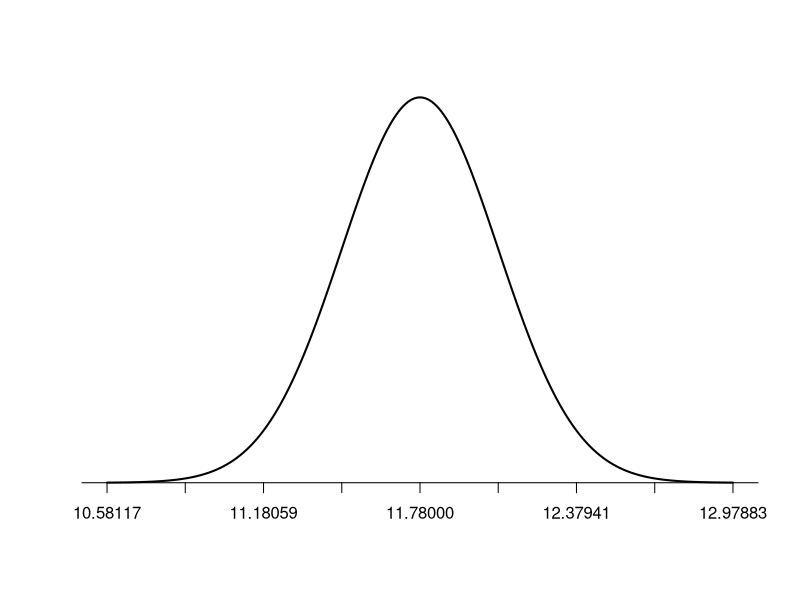
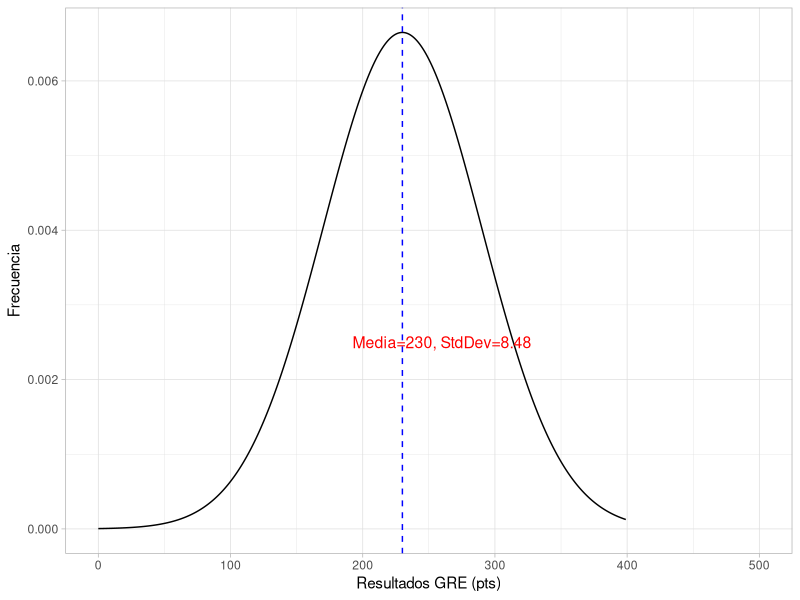
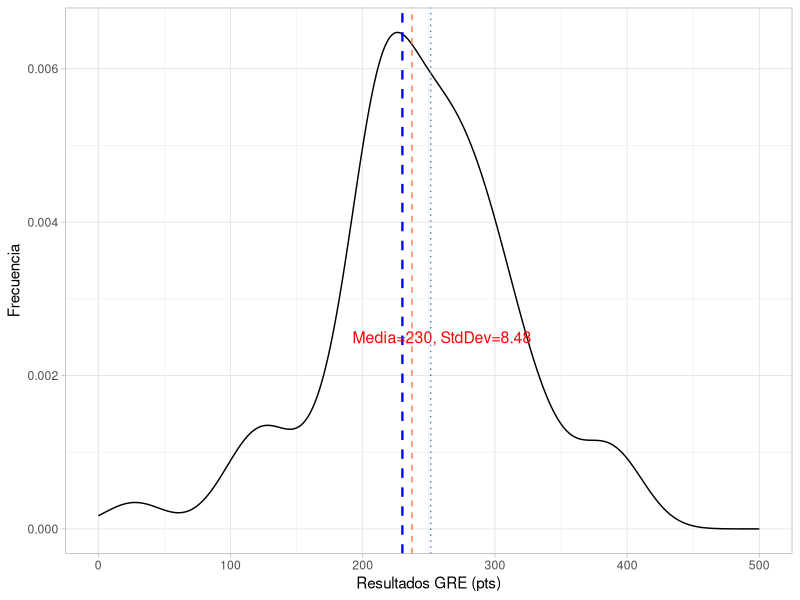
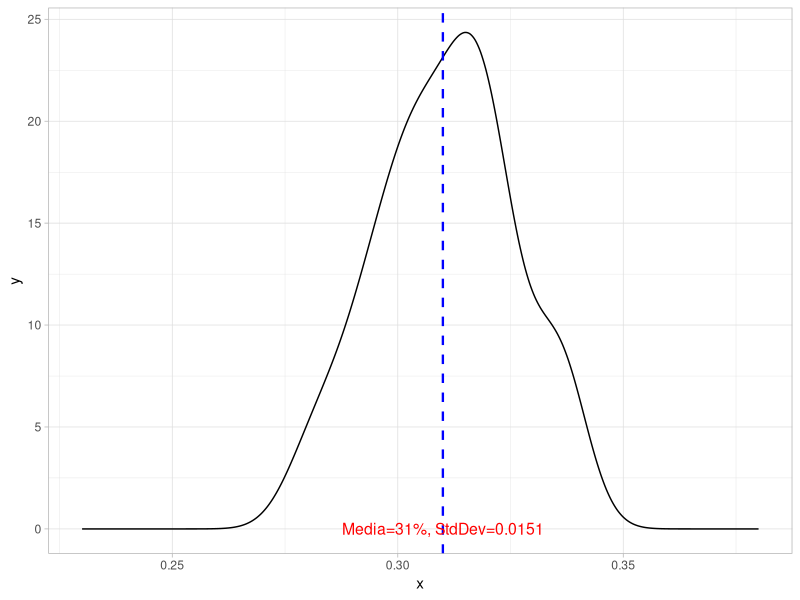

These figures' R source, in order: (Note: this script raises an error after producing the figures.)
## ---- chunk 1

# Paso 1. Definimos los datos del problema. 

xbar <- 0.49
se<-0.041


##  Paso 2. Realizamos los calculos acorde con la definición de intervalo de confianza para un nivel del 95%

# a) 

ci95_uB<-xbar+2*se
ci95_lB<-xbar-2*se

## El intervalo de confianza del 95%   es  [57.2% a 40.8%]
 
## Donde UB stands for Upper bound  y lB , lower bound o  límite superior e inferior respectivamente.

# b)  Quiere decir que si consideramos un proceso de muestreo (con muestras del mismo tamaño) tenemos una confianza de que el parámetro desconocido: media poblacional, se localizará en este rango probabilístico en el 95% de las muestras. 
## ---- chunk 2


#a) 

sigma <-120/sqrt(2000) 
# 
xbar<-560



se95<-2*sigma 
se997<-3*sigma


#b)

ic68<-xbar+sigma
#281.8974
ic95<-xbar+se95 
# 283.7947
ic997<-xbar+se997 
# 285.6921

#c) EL SE para un inervalo del 95% es m = 3.794733

#d) La amplitud del intervalo al 95% de confinaza es 7.6.


## ---- chunk 3

11.78 + 2.576*(0.2997075)

#define population mean and standard deviation
population_mean <- 11.78
population_sd <- 0.2997075

#define upper and lower bound
lower_bound <- population_mean - population_sd
upper_bound <- population_mean + population_sd

#Create a sequence of 1000 x values based on population mean and standard deviation
x <- seq(-4, 4, length = 1000) * population_sd + population_mean

#create a vector of values that shows the height of the probability distribution
#for each value in x
y <- dnorm(x, population_mean, population_sd)

#plot normal distribution with customized x-axis labels
plot(x,y, type = "l", lwd = 2, axes = FALSE, xlab = "", ylab = "")
sd_axis_bounds = 5
axis_bounds <- seq(-sd_axis_bounds * population_sd + population_mean,
                    sd_axis_bounds * population_sd + population_mean,
                    by = population_sd)
axis(side = 1, at = axis_bounds, pos = 0)




## ---- chunk 4

xbar<-11.78
sigma<-3.2
n<-114
z<-2.576

sigmamuestra<-sigma/sqrt(n)

ci99d<-xbar+z*(sigma/sqrt(n))
ci99i<-xbar-z*(sigma/sqrt(n))
## ---- chunk 5

# Paso 1. Definimos los datos y los almacenamos en un data frame.   

estudiantes<-data.frame(califas=c(114, 100, 104, 89, 102, 91, 114, 114, 103, 105,
108, 130, 120, 132, 111, 128,118, 119, 86, 72,
111, 103, 74, 112, 107, 103, 98, 96, 112, 112, 93))

# Paso 2. estimamos la media.

media<-mean(estudiantes$califas)

# Paso 3. Definimos los parámetros dados por el problema.

n <-31

sigma<-15

sigmamuestral<-sigma/sqrt(n)

zcritico<-2.576

# Paso 4 Hacemos el cálculo para una intervalo de confianza del 99%  acorde con la definición. 

intervalo_ub<-media+zcritico*sigmamuestral
intervalo_lb<-media-zcritico*sigmamuestral

## ---- chunk 6

# Solución:

# Paso 1. Definimos los datos del problema.

# a)

n<-1073 
mu<-278
sigma<-80
z_95<-1.960

# Paso 2. Aplicamos la definición de intervalo de conianza para construir el intervalo con un  nivel del 95%.


int95_ub<-mu+z_95*sigma
int95_lb<-mu-z_95*sigma

# Paso 3. Se calculan  los intervalos a los niveles de confianza de 90% y 99%.

# b) 

z_90<-1.645
z_95<-1.960
z_99<-2.576

sigma_muestra<-sigma/sqrt(n)

int99_ub<-mu+z_99*sigma_muestra
int99_lb<-mu-z_99*sigma_muestra

int90_ub<-mu+z_90*sigma_muestra
int90_lb<-mu-z_90*sigma_muestra


## Paso 4. se especifican los errores de estimación.

# c)


SE_90<-z_90*sigma_muestra
SE_95<-z_95*sigma_muestra
SE_99<-z_99*sigma_muestra

## Entre más grande es el nivel de confianza, C, mayor es el error de estimación (SE). Lo que se observa gráficamente  porque el intervalo es más amplio (menos preciso).
## ---- chunk 7
## Solución

z_99<-2.576
sigma<-3.2

n<-((z_99*sigma)/1)^2

## Respuesta: El tamaño de muestra debe ser de 68 profesores.
## ---- chunk 8
1-pnorm(0.3,0,0.316)

## ---- chunk 9

1-pnorm(1.02,0,0.316)

## ---- chunk 10
library(tidyverse)
# Solucion 

# a)  Plot.

sigma<-60
n<-50
s<-sigma/sqrt(n)
mu<-230

118.6*2
125.7*2



id <- seq(0, 399, by = 1)
resultados <- dnorm(id, mean = mu, sd = sigma)

GRE<-data.frame(id,resultados)

ggplot(GRE, aes(id,resultados) )+
geom_line()+
theme_light()+
  labs(x="Resultados GRE (pts)", y="Frecuencia")+
  geom_vline(xintercept = mu, linetype="dashed", color="blue", size=.5)+
   expand_limits(x = 500, y = 0)+
annotate("text", x=260, y=.0025, size=4,color="red",label="Media=230, StdDev=8.48")

## Alternativa  para  muestra de 50 obs. 

ggplot(data.frame(x = rnorm(50, mu, sigma)), aes(x)) +
  geom_density() +
   expand_limits(x = c(0,500), y = 0)+
theme_light()+
  labs(x="Resultados GRE (pts)", y="Frecuencia")+
  geom_vline(xintercept = mu, linetype="dashed", color="blue", size=.8)+
annotate("text", x=260, y=.0025, size=4,color="red",label="Media=230, StdDev=8.48")+
  geom_vline(xintercept = 237.2, linetype="dashed", color="coral", size=.5)+  
  geom_vline(xintercept = 251.4, linetype="dotted", color="steelblue", size=.5)


# b
1-pnorm(251.4,230,8.485281)
# [1] 0.005834248

1-pnorm(237.2,230,8.485281)
# [1] 0.1980719

# La probabilidad de ocurrencia debida al azar de una media de 251.4, es ínfima, por lo que es posible rechazar la hipótesis nula de que la media sea 230.  Por el contrario la prob de ocurrencia de media 237.2 es de practicamente el 20%, este dato no indica evidencia estadísticamente significativa de que la media difiera de 230. En este caso no se rechaza H0 (Hipótesis nula).

## ---- chunk 11

sigma<-.096
n<-40
s<- sigma/sqrt(n)
mu<-.31

xbar<-.276
xbar_2<-.302  

p_value<-pnorm(xbar,mu,s)
p_value_2<-pnorm(xbar_2,mu,s)


# Conclusión hay una probabilidad de 1.2% de que  la media sea 27.6% y Una probabilidad de 29% que  la media sea 30.2.


# La evidencia en favor de Ha, es estadísticamente significativa  considerando una confinaza del 95%. Esta evidenica implica que es poco probable encontrar una media tan extrema como esta  por azar.

# Por el contrario no podemos rechazar la hipótesis nula para x bar =30.2, es decir este valor puede deberse muy probablemente al azar y no se encuentra evidencia estadísticamente significativa de que esta media muestral sea menor a 30. 

ggplot(data.frame(x = rnorm(40, mu, s)), aes(x)) +
  geom_density() +
theme_light()+
   expand_limits(x = c(.23,.38), y = 0)+
  geom_vline(xintercept = mu, linetype="dashed", color="blue", size=.8)+
annotate("text", x=mu, y=.0025, size=4,color="red",label="Media=31%, StdDev=0.0151")


## ---- chunk 12

n<-840
sigma<-60
s<-sigma/sqrt(n)
mu<-275
xbar<-272

pnorm(xbar,mu,s)
## ---- chunk 13
s<-(0.0068/sqrt(3))
2*pnorm(0.8404, 0.86, s)

## ---- chunk 14

## Solución. 

sigma<-18
n<-31
s<-sigma/sqrt(n)
se<-1.96*s 

iq<-data.frame(datos=c(116, 105, 104, 89, 102, 91, 114, 114, 103, 105, 108, 130, 120, 132, 111, 128, 118, 119, 86, 72, 111, 103, 74, 112, 107, 103, 98, 96, 112, 112, 93))

mu<-mean(iq$datos)

iq95r<-mu+se
iq95l<-mu-se

## [99.72804 , 112.401]

## Conclusión:  Mu=100  Se ubica dentro del intervalo de confianza. NO puedo rechazar H0: mu=100.


pvalue<-2*pnorm(100, mu, s)


# valor critico:  pvalue 0.06 <  0.05. El p val esta fuera del area de rechazo.   No puedo rechazar H0.
## ---- chunk 15

xbar<-0.069
sigma<-0.55
n<-104
mu<-0
s<-sigma/sqrt(n)

z<-(xbar-mu)/s  

p_value<-1-pnorm(xbar, mu, s)

p_valuez<-pnorm(1.645)


## La evidencia no permite rechazar H0. Es muy probable que el resultado se deba al azar. Y por lo tanto podemos  Estos resultados, NO constituyen una buena evidencia a favor de que el ingreso medio  de todos los altos ejecutivos aumentó ese año? 

# ![](/img/solved.jpg)
## ---- chunk 16

## Prueba dos colas 

# H0: mu = 2
# Ha: mu != 2
# Alpha requerido = 5%, lo que implica que 0.025= alpha/2  para cada cola o bien que el intervalo de confianza es de 95%  y por tanto Z critico_95= 1.96


sigma<-0.01
n<-5
muho<-2
muha<-2.015
s<-sigma/sqrt(n)
alpha<-0.05

z_critico95<-1.96  

## Paso 1  calculamos el intervalo en el que H0 es cierta.

ci_ub<-muho + z_critico95*s
ci_lb<-muho - z_critico95*s

# El intervalo en el que H0 es cierta es [1.9912 2.0087]

## Paso 2 calculamos la probabilidad  de aceptar  H0, cuando Ha es cierta. En otras palabras necesitamos calcular la probabilidad entre 1.9912 y 2.0087, considerando muha= 2.015.



pnorm(ci_ub,muha,s) - pnorm(ci_lb,muha, s)

# La probabilidad de aceptar H0 cuando  Ha es cierta, es decir de cometer un error tipo II, es 8.2%

## ---- chunk 17

mu<-275
xbar<-270
sigma<-60
n<-840

s<-sigma/sqrt(n)

z_critico<-2.326

ci98ub<-mu+z_critico*s
ci98lb<-mu-z_critico*s


# Solución.

  
# a) El procedimiento es comparar  el estadístico de contraste vs. el valor crítico z. Si el valor z es mayor  al estadistico de contraste  rechazamos H0.

# En este caso la evidencia estadística es significativa al 1% en contra de Ho, por lo que la probabiliad de que este valor se presente por azar es infima.  

## En este caso Z_crítico = -2.326 y estadístico z de contraste = -2.415229
# podemos rechazar Ho. Y es posible afirmar que la media 270 es inferior estadisitcamente a 275.

Z=(xbar-mu)/s


# b)  Es el mismo nivel alpha , que en este caso es 1%.

# c) La probabilidad de cometer un error tipo II, es decir, NO rechazar H0, cuando Ha es cierta, es 46%. El intervalo es [279.8153,270.1847]

Prob<-pnorm(ci98ub,xbar, s) - (pnorm(ci98lb,xbar, s))

## ---- chunk 18

library(tidyverse)

# Solución

# Paso 1 load data .

cetes<-read.csv("rendimiento.csv")%>%
  mutate(re=rendimiento /100)

glimpse(cetes)

## paso 2.   Crear histograma para analizar forma de la distribución y detectar  posibles sesgo y asimetrías
ggplot(cetes,aes(rendimiento))+
geom_histogram(binwidth=2, colour="steelblue", fill="coral",alpha=0.4)+
ggtitle("Rendimiento (%) en CETES 1996 -2022")+
  theme_light()+
  labs(x="Intereses (Rendimiento %)")

# Observamos un sesgo postivo. Indicación que cuestiona el supuesto de normalidad.

# Si aplicamos la prueba para deterctar normalidad de shapiro.Notamos que: 

shapiro.test(cetes$re) # => p-value = 0.1096
# No rexhazamos la hipótesis nula de normalidad a los  niveles de significación del 1, 5 y 10%, por lo que tenemos una serie que cumple este supuesto.

# b 

xbar<-mean(cetes$re)
sigma<-0.0275
n<-27
sigma_muestral<-sigma/sqrt(n)

z90<-1.645
  
ic90_ub<-xbar+z90*sigma_muestral
ic90_lb<-xbar-z90*sigma_muestral


## Intervalo de nivel 90% entre [6.20%-7.94%]


# c)   Ho: mu =0.055, Ha: mu> 0.055

zcritico<-(xbar-0.055)/sigma_muestral

pval<-1-pnorm(zcritico)

pval<-1-pnorm(xbar, 0.055,sigma_muestral)

# Rechazamos H0, el rendimiento es mayor a la tasa de inflación de 5.5%. La probabilidad de hallar por azar este dato tan extermo, cuando H0 es cierta como 5.5% es ínfima 0.0014.   

# Note la utilización de la función pnorm: Cuando usamos el valor z, obtenemos la prob acumulada hasta el z. ej. lado izquierdo de la distribución, por lo que tenemos que restar de 1 este valor para obtener el lado derecho.

#d) 
ggplot(cetes, aes(año, re))+
geom_line(color = "#00AFBB", size = .5)+
theme_light()  +
labs(x="Año", y="Tasa %")


# El diagrama temporal deja claro que los rendimientos de los sucesivos años están fuertemente correlacionados; por tanto, no es correcto tratar estos datos como una muestra aleatoria simple. Siempre tienes que comprobar que no existe este tipo de correlaciones con datos obtenidos a lo largo del tiempo.


ggplot(cetes, aes(re)) +
  geom_density()+
  geom_vline(xintercept = 0.055, linetype="dashed", color="red", size=.6)+
  geom_vline(xintercept = xbar, linetype="dashed", color="blue", size=.6)+
  labs(x="Tasa de CETES. Rendimeito %")
ggtitle("Distribución de los Datos.")



curve(dnorm(x, 0.05, sigma_muestral), from=0.0304, to=.1471)
